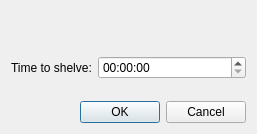
<?xml version="1.0" encoding="UTF-8"?>
<ui version="4.0">
 <class>ShelveAlarmDlg</class>
 <widget class="QDialog" name="ShelveAlarmDlg">
  <property name="geometry">
   <rect>
    <x>0</x>
    <y>0</y>
    <width>257</width>
    <height>134</height>
   </rect>
  </property>
  <property name="windowTitle">
   <string>Shelve Alarm</string>
  </property>
  <layout class="QVBoxLayout" name="verticalLayout">
   <item>
    <widget class="QLabel" name="alrarmid_lbl">
     <property name="text">
      <string/>
     </property>
     <property name="alignment">
      <set>Qt::AlignmentFlag::AlignCenter</set>
     </property>
    </widget>
   </item>
   <item>
    <layout class="QFormLayout" name="formLayout">
     <item row="0" column="0">
      <widget class="QLabel" name="label">
       <property name="text">
        <string>Time to shelve:</string>
       </property>
      </widget>
     </item>
     <item row="0" column="1">
      <widget class="QTimeEdit" name="time_te">
       <property name="maximumTime">
        <time>
         <hour>1</hour>
         <minute>59</minute>
         <second>59</second>
        </time>
       </property>
       <property name="displayFormat">
        <string>HH:mm:ss</string>
       </property>
      </widget>
     </item>
    </layout>
   </item>
   <item>
    <widget class="QDialogButtonBox" name="buttonBox">
     <property name="orientation">
      <enum>Qt::Orientation::Horizontal</enum>
     </property>
     <property name="standardButtons">
      <set>QDialogButtonBox::StandardButton::Cancel|QDialogButtonBox::StandardButton::Ok</set>
     </property>
    </widget>
   </item>
  </layout>
 </widget>
 <resources/>
 <connections>
  <connection>
   <sender>buttonBox</sender>
   <signal>accepted()</signal>
   <receiver>ShelveAlarmDlg</receiver>
   <slot>accept()</slot>
   <hints>
    <hint type="sourcelabel">
     <x>248</x>
     <y>254</y>
    </hint>
    <hint type="destinationlabel">
     <x>157</x>
     <y>274</y>
    </hint>
   </hints>
  </connection>
  <connection>
   <sender>buttonBox</sender>
   <signal>rejected()</signal>
   <receiver>ShelveAlarmDlg</receiver>
   <slot>reject()</slot>
   <hints>
    <hint type="sourcelabel">
     <x>316</x>
     <y>260</y>
    </hint>
    <hint type="destinationlabel">
     <x>286</x>
     <y>274</y>
    </hint>
   </hints>
  </connection>
 </connections>
</ui>
